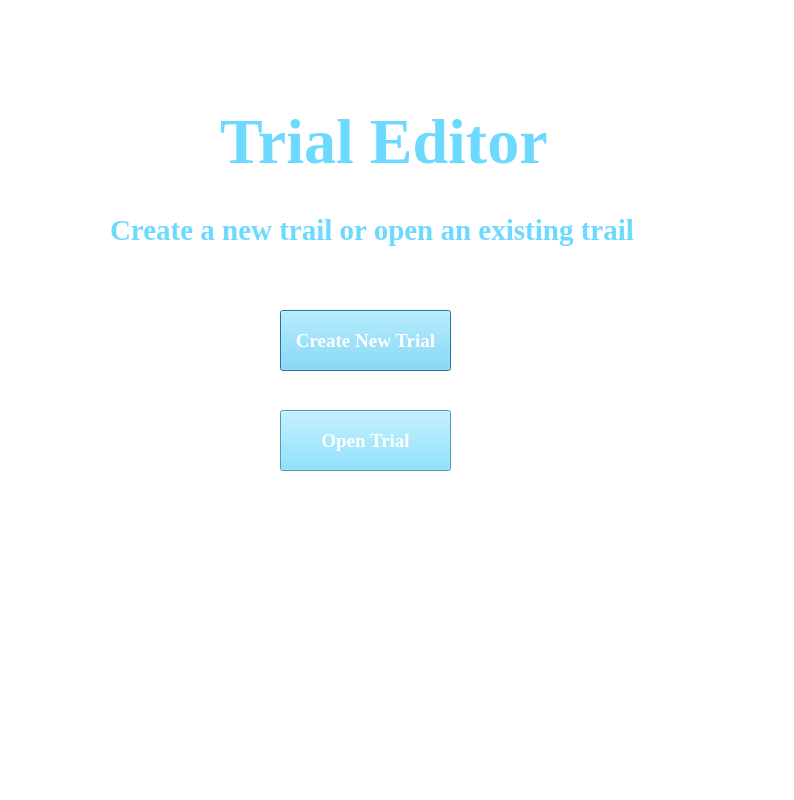
<?xml version="1.0" encoding="UTF-8"?>
<ui version="4.0">
 <class>Dialog</class>
 <widget class="QDialog" name="Dialog">
  <property name="geometry">
   <rect>
    <x>0</x>
    <y>0</y>
    <width>794</width>
    <height>800</height>
   </rect>
  </property>
  <property name="windowTitle">
   <string>Dialog</string>
  </property>
  <widget class="QWidget" name="widget" native="true">
   <property name="geometry">
    <rect>
     <x>0</x>
     <y>0</y>
     <width>800</width>
     <height>800</height>
    </rect>
   </property>
   <property name="styleSheet">
    <string notr="true">background-color: rgb(255, 255, 255);</string>
   </property>
   <widget class="QLabel" name="label">
    <property name="geometry">
     <rect>
      <x>220</x>
      <y>90</y>
      <width>341</width>
      <height>101</height>
     </rect>
    </property>
    <property name="font">
     <font>
      <family>Times New Roman</family>
      <pointsize>48</pointsize>
      <weight>75</weight>
      <bold>true</bold>
     </font>
    </property>
    <property name="styleSheet">
     <string notr="true">color:rgb(110, 217, 255)</string>
    </property>
    <property name="text">
     <string>Trial Editor</string>
    </property>
   </widget>
   <widget class="QPushButton" name="pushButton">
    <property name="geometry">
     <rect>
      <x>280</x>
      <y>310</y>
      <width>171</width>
      <height>61</height>
     </rect>
    </property>
    <property name="font">
     <font>
      <family>Times New Roman</family>
      <pointsize>14</pointsize>
      <weight>75</weight>
      <bold>true</bold>
     </font>
    </property>
    <property name="styleSheet">
     <string notr="true">background-color:rgb(110, 217, 255);
color:;
color: rgb(255, 255, 255);</string>
    </property>
    <property name="text">
     <string>Create New Trial</string>
    </property>
   </widget>
   <widget class="QLabel" name="label_2">
    <property name="geometry">
     <rect>
      <x>110</x>
      <y>180</y>
      <width>531</width>
      <height>101</height>
     </rect>
    </property>
    <property name="font">
     <font>
      <family>Times New Roman</family>
      <pointsize>22</pointsize>
      <weight>75</weight>
      <bold>true</bold>
     </font>
    </property>
    <property name="styleSheet">
     <string notr="true">color: rgb(110, 217, 255);</string>
    </property>
    <property name="text">
     <string>Create a new trail or open an existing trail</string>
    </property>
   </widget>
   <widget class="QPushButton" name="pushButton_2">
    <property name="geometry">
     <rect>
      <x>280</x>
      <y>410</y>
      <width>171</width>
      <height>61</height>
     </rect>
    </property>
    <property name="font">
     <font>
      <family>Times New Roman</family>
      <pointsize>14</pointsize>
      <weight>75</weight>
      <bold>true</bold>
     </font>
    </property>
    <property name="styleSheet">
     <string notr="true">background-color:rgb(110, 217, 255);
color:;
color: rgb(255, 255, 255);</string>
    </property>
    <property name="text">
     <string>Open Trial</string>
    </property>
   </widget>
  </widget>
 </widget>
 <resources/>
 <connections/>
</ui>
